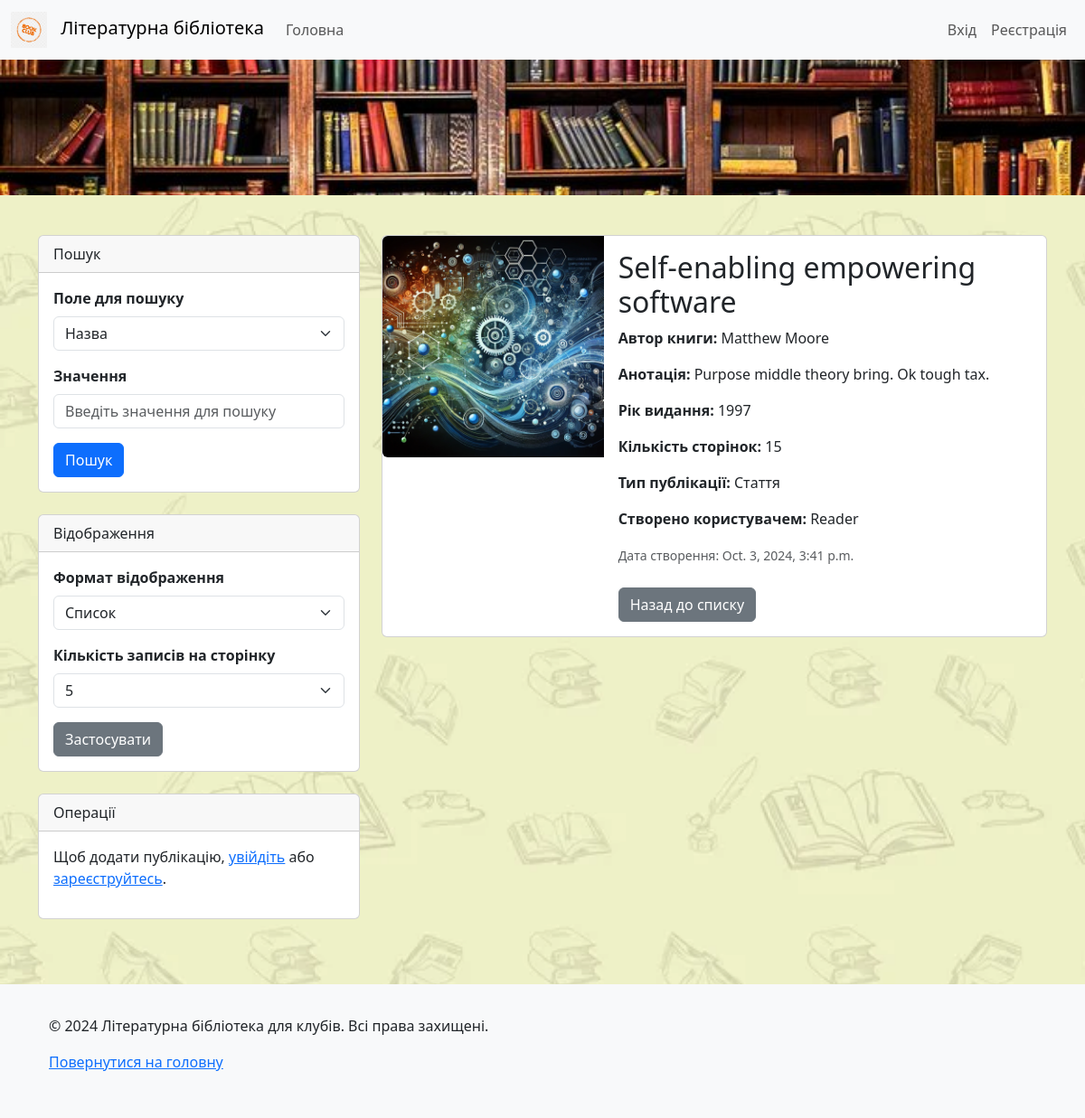
The page /publications/22/ on the database its author committed.
### publications/models.py (models this page shows, shortened)
class Publication(models.Model):
    title = models.CharField(max_length=255, unique=False)
    author = models.CharField(max_length=255)
    annotation = models.TextField()
    publication_year = models.IntegerField(
        validators=[
            MinValueValidator(1000),  # Найраніше допустимий рік
            MaxValueValidator(datetime.now().year)  # Поточний рік як максимальне значення
        ]
    )
    page_count = models.IntegerField(
        validators=[
            MinValueValidator(1),  # Мінімум 1 сторінка
            MaxValueValidator(10000)  # Максимум 10 000 сторінок
        ]
    )
    publication_type = models.ForeignKey('PublicationType', on_delete=models.CASCADE)
    cover_image = models.ImageField(
        upload_to='covers/', blank=True, null=True, validators=[validate_image]
    )
    created_by = models.ForeignKey(User, on_delete=models.CASCADE)
    created_at = models.DateTimeField(default=timezone.now)

class PublicationType(models.Model):
    name = models.CharField(max_length=100, unique=True)
    def __str__(self):
        return self.name

### publications/views.py (the view)
# urls.py: path('<int:pk>/', views.publication_detail, name='publication_detail'),
def publication_detail(request, pk):
    publication = get_object_or_404(Publication, pk=pk)
    return render(request, 'publications/publication_detail.html', {'publication': publication})

### publications/templates/publications/publication_detail.html (shortened to what this page needs)
{% extends 'publications/base.html' %}
{% load static %}
{% block content %}
<div class="card mb-4">
    <div class="row g-0">
        <div class="col-md-4">
            {% if publication.cover_image %}
                <img src="{{ publication.cover_image.url }}" class="img-fluid rounded-start" alt="Обкладинка {{ publication.title }}">
            {% else %}
                <img src="{% static 'publications/images/default_cover.jpg' %}" class="img-fluid rounded-start" alt="Обкладинка не доступна">
            {% endif %}
        </div>
        <div class="col-md-8">
            <div class="card-body">
                <h2 class="card-title">{{ publication.title }}</h2>
                <p class="card-text"><strong>Автор книги:</strong> {{ publication.author }}</p>
                <p class="card-text"><strong>Анотація:</strong> {{ publication.annotation }}</p>
                <p class="card-text"><strong>Рік видання:</strong> {{ publication.publication_year }}</p>
                <p class="card-text"><strong>Кількість сторінок:</strong> {{ publication.page_count }}</p>
                <p class="card-text"><strong>Тип публікації:</strong> {{ publication.publication_type }}</p>
                <p class="card-text"><strong>Створено користувачем:</strong> {{ publication.created_by.username }}</p>
                <p class="card-text"><small class="text-muted">Дата створення: {{ publication.created_at }}</small></p>
                <div class="mt-4 d-flex justify-content-start align-items-center">
                    <a href="{% url 'publication_list' %}" class="btn btn-secondary">Назад до списку</a>
                </div>
            </div>
        </div>
    </div>
</div>
{% endblock %}

### static/publications/css/styles.css (style rules this page uses)
body { background-image: url("../images/background.jpg"); background-size: cover; background-repeat: no-repeat; background-attachment: fixed; }
html { height: 100%; }
body { display: flex; flex-direction: column; min-height: 100vh; margin: 0; }

### rows shown on the page
Publication: cover_image (picture), title "Self-enabling empowering software", author "Matthew Moore", annotation "Purpose middle theory bring. Ok tough tax.", publication_year "1997", page_count "15", publication_type "Стаття", created_by.username "Reader", created_at "Oct. 3, 2024, 3:41 p.m."
